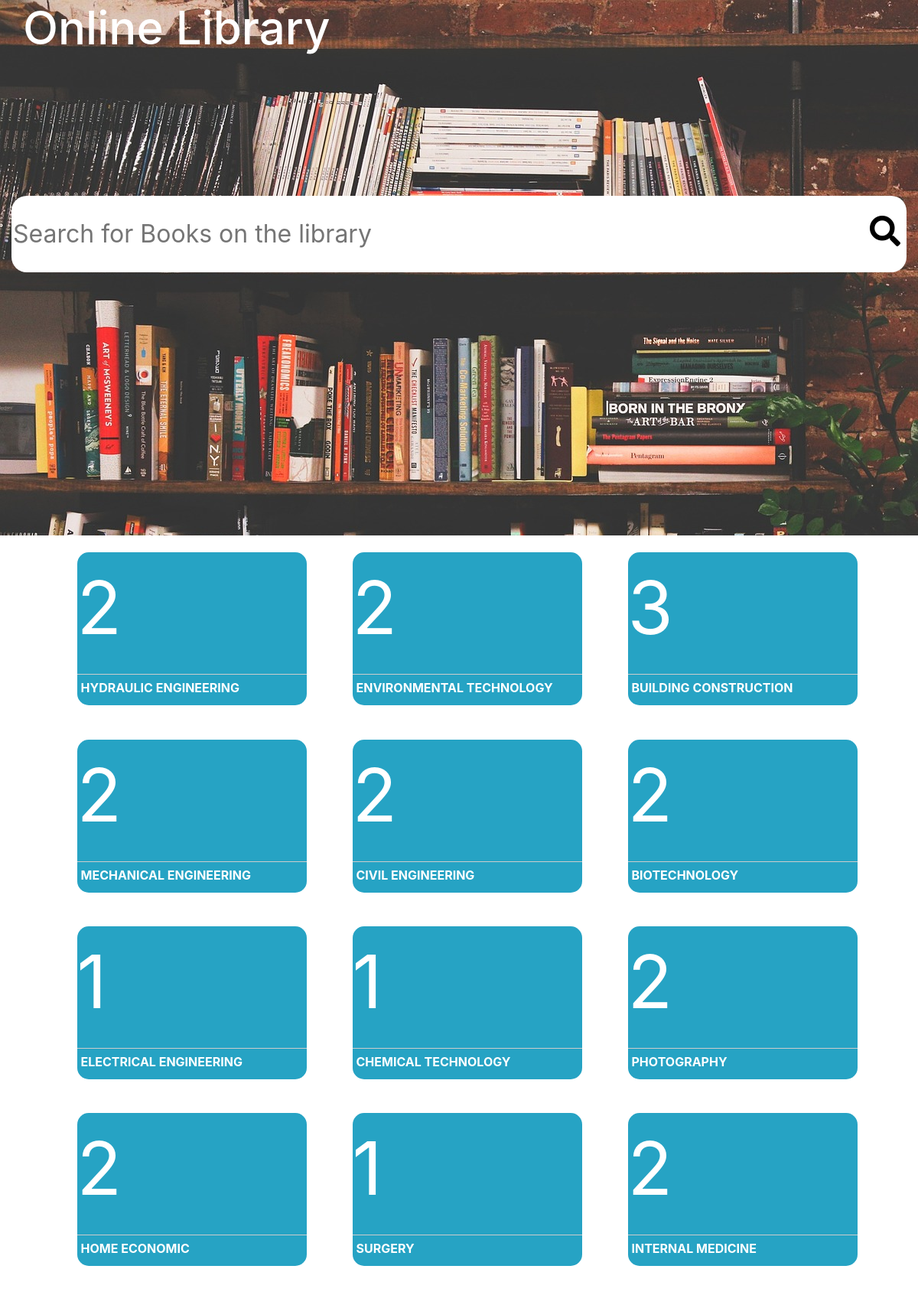
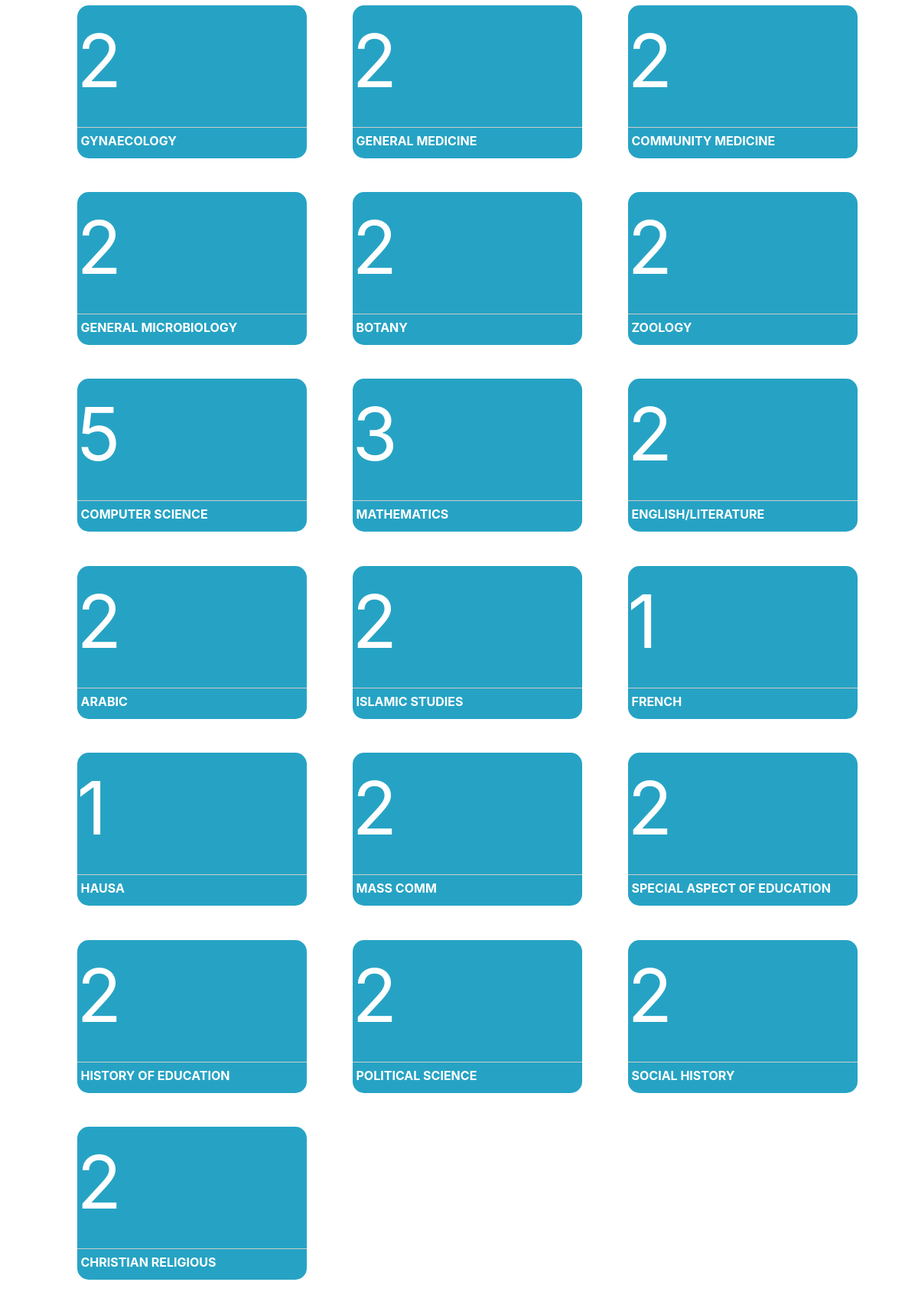
The page / (upper part) on the database its author committed (2 pictures, top to bottom).
### tables this page shows
CREATE TABLE `departments` (
  `id` int(255) NOT NULL,
  `name` varchar(255) NOT NULL
);

### index.php (the view)
<?php include("./inc/header.php")?>
    <div class="header">
        <div class = "container">
            <div class="row"><h1> <a href="index.php" class = "top_header"> Online Library</a></h1></div>
        </div>
        <div class = "container-fluid">
            <form action="search_results.php" method = "GET" class = "homepage_search_form margin_top_15p">
                <input type="text" placeholder = "Search for Books on the library" name = "search_query">
                <button class = "fa fa-search"></button>
            </form>
        </div>
    </div>
    <div class = "container">
        <?php
            include("inc/conn.php");
            $sql_get_department_details = "SELECT * FROM departments";
            $query_get_department_details = mysqli_query($conn, $sql_get_department_details);
            while($get_department_details = mysqli_fetch_assoc($query_get_department_details)):
        ?>
        <div class="caplet">
            <a href="department_specific_books.php?department_id=<?php echo $get_department_details['id']?>">
                <div class="caplet_number">
                    <?php
                        $sql_book_count = "SELECT * FROM books WHERE department_id = '".$get_department_details['id']."'";
                        $query_book_count = mysqli_query($conn, $sql_book_count);
                        echo mysqli_num_rows($query_book_count);
                    ?>
                </div>
                <div class="caplet_tag">
                    <?php echo $get_department_details['name']?>
                </div>
            </a>
        </div>
        <?php
            endwhile;
        ?>
    </div>
<?php include("./inc/footer.php")?>

### assets/css/custom.css (style rules this page uses)
.header { background-image: url("../images/library.jpg"); color: rgb(255, 255, 255); height: 700px; }
.top_header { font-size: 150%; color: inherit }
.homepage_search_form { width : 100%; height : 100px; background-color: #fff; border-radius: 20px }
.homepage_search_form > input[type="text"] { width : 95%; height : 100px; background: none; border: none; font-size: 200% }
.homepage_search_form > button { color: black; font-size: 250%; background: none; border: none; }
.margin_top_15p { margin-top: 15%; }
.caplet { height: 200px; width: 300px; background-color: #26a3c4; border-radius: 15px; margin-left: 5%; margin-top: 2%; margin-bottom: 2%; display: inline-block; }
.caplet_number { height: 80%; font-size: 600%; border-bottom: 1px solid #ccc; color: white; }
.caplet_tag { padding: 5px; font-weight: bold; color: white; }

### rows shown on the page
departments: mysqli_num_rows($query_book_count) "2", name "HYDRAULIC ENGINEERING"
departments: mysqli_num_rows($query_book_count) "2", name "ENVIRONMENTAL TECHNOLOGY"
departments: mysqli_num_rows($query_book_count) "3", name "BUILDING CONSTRUCTION"
departments: mysqli_num_rows($query_book_count) "2", name "MECHANICAL ENGINEERING"
departments: mysqli_num_rows($query_book_count) "2", name "CIVIL ENGINEERING"
departments: mysqli_num_rows($query_book_count) "2", name "BIOTECHNOLOGY"
departments: mysqli_num_rows($query_book_count) "1", name "ELECTRICAL ENGINEERING"
departments: mysqli_num_rows($query_book_count) "1", name "CHEMICAL TECHNOLOGY"
departments: mysqli_num_rows($query_book_count) "2", name "PHOTOGRAPHY"
departments: mysqli_num_rows($query_book_count) "2", name "HOME ECONOMIC"
departments: mysqli_num_rows($query_book_count) "1", name "SURGERY"
departments: mysqli_num_rows($query_book_count) "2", name "INTERNAL MEDICINE"
departments: mysqli_num_rows($query_book_count) "2", name "GYNAECOLOGY"
departments: mysqli_num_rows($query_book_count) "2", name "GENERAL MEDICINE"
departments: mysqli_num_rows($query_book_count) "2", name "COMMUNITY MEDICINE"
departments: mysqli_num_rows($query_book_count) "2", name "GENERAL MICROBIOLOGY"
departments: mysqli_num_rows($query_book_count) "2", name "BOTANY"
departments: mysqli_num_rows($query_book_count) "2", name "ZOOLOGY"
departments: mysqli_num_rows($query_book_count) "5", name "COMPUTER SCIENCE"
departments: mysqli_num_rows($query_book_count) "3", name "MATHEMATICS"
departments: mysqli_num_rows($query_book_count) "2", name "ENGLISH/LITERATURE"
departments: mysqli_num_rows($query_book_count) "2", name "ARABIC"
departments: mysqli_num_rows($query_book_count) "2", name "ISLAMIC STUDIES"
departments: mysqli_num_rows($query_book_count) "1", name "FRENCH"
departments: mysqli_num_rows($query_book_count) "1", name "HAUSA"
departments: mysqli_num_rows($query_book_count) "2", name "MASS COMM"
departments: mysqli_num_rows($query_book_count) "2", name "SPECIAL ASPECT OF EDUCATION"
departments: mysqli_num_rows($query_book_count) "2", name "HISTORY OF EDUCATION"
departments: mysqli_num_rows($query_book_count) "2", name "POLITICAL SCIENCE"
departments: mysqli_num_rows($query_book_count) "2", name "SOCIAL HISTORY"
departments: mysqli_num_rows($query_book_count) "2", name "CHRISTIAN RELIGIOUS"
